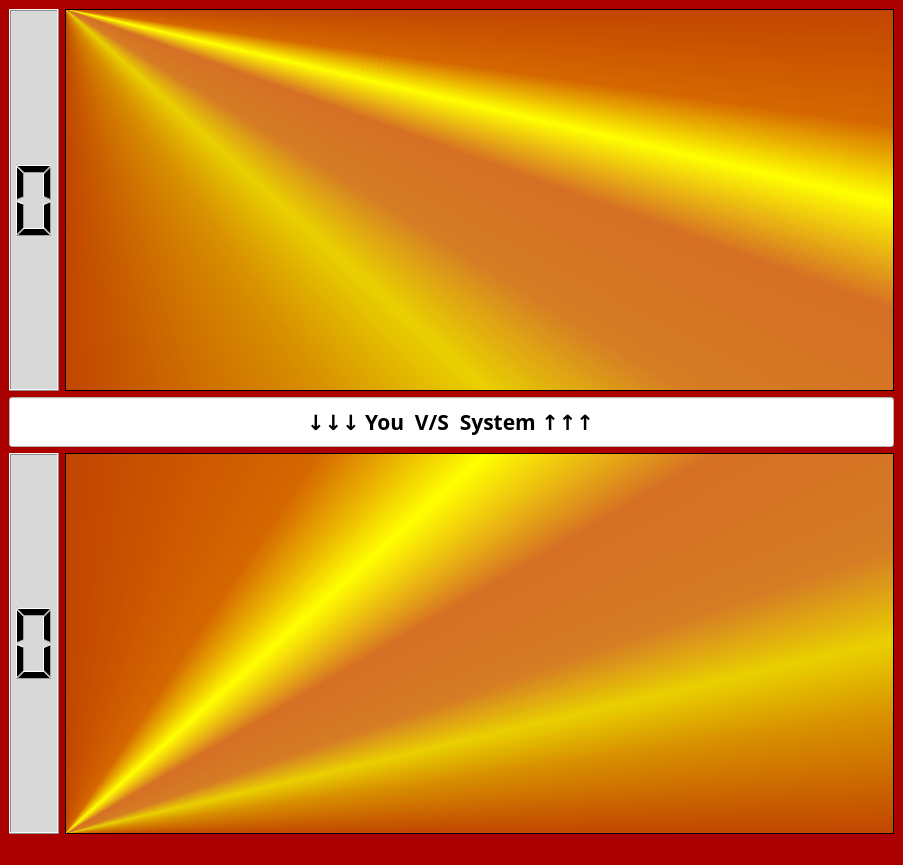
<?xml version="1.0" encoding="UTF-8"?>
<ui version="4.0">
 <class>MainWindow</class>
 <widget class="QMainWindow" name="MainWindow">
  <property name="geometry">
   <rect>
    <x>0</x>
    <y>0</y>
    <width>903</width>
    <height>865</height>
   </rect>
  </property>
  <property name="windowTitle">
   <string>Rock Paper Scissor</string>
  </property>
  <property name="styleSheet">
   <string notr="true">background-color: rgb(170, 0, 0);</string>
  </property>
  <widget class="QWidget" name="centralwidget">
   <layout class="QHBoxLayout" name="horizontalLayout_3">
    <item>
     <layout class="QVBoxLayout" name="verticalLayout">
      <item>
       <layout class="QHBoxLayout" name="horizontalLayout">
        <item>
         <widget class="QLCDNumber" name="lcdNumber">
          <property name="minimumSize">
           <size>
            <width>50</width>
            <height>0</height>
           </size>
          </property>
          <property name="font">
           <font>
            <weight>50</weight>
            <bold>false</bold>
           </font>
          </property>
          <property name="styleSheet">
           <string notr="true">background-color: rgb(216, 216, 216);</string>
          </property>
          <property name="digitCount">
           <number>1</number>
          </property>
          <property name="segmentStyle">
           <enum>QLCDNumber::Filled</enum>
          </property>
         </widget>
        </item>
        <item>
         <spacer name="horizontalSpacer">
          <property name="orientation">
           <enum>Qt::Horizontal</enum>
          </property>
          <property name="sizeType">
           <enum>QSizePolicy::Preferred</enum>
          </property>
          <property name="sizeHint" stdset="0">
           <size>
            <width>0</width>
            <height>0</height>
           </size>
          </property>
         </spacer>
        </item>
        <item>
         <widget class="QTextEdit" name="textEdit">
          <property name="styleSheet">
           <string notr="true">background-color: qconicalgradient(cx:0, cy:0, angle:135, stop:0 rgba(255, 255, 0, 69), stop:0.375 rgba(255, 255, 0, 69), stop:0.423533 rgba(251, 255, 0, 145), stop:0.45 rgba(247, 255, 0, 208), stop:0.477581 rgba(255, 244, 71, 130), stop:0.518717 rgba(255, 218, 71, 130), stop:0.55 rgba(255, 255, 0, 255), stop:0.57754 rgba(255, 203, 0, 130), stop:0.625 rgba(255, 255, 0, 69), stop:1 rgba(255, 255, 0, 69));</string>
          </property>
          <property name="readOnly">
           <bool>true</bool>
          </property>
          <property name="html">
           <string>&lt;!DOCTYPE HTML PUBLIC &quot;-//W3C//DTD HTML 4.0//EN&quot; &quot;http://www.w3.org/TR/REC-html40/strict.dtd&quot;&gt;
&lt;html&gt;&lt;head&gt;&lt;meta name=&quot;qrichtext&quot; content=&quot;1&quot; /&gt;&lt;style type=&quot;text/css&quot;&gt;
p, li { white-space: pre-wrap; }
&lt;/style&gt;&lt;/head&gt;&lt;body style=&quot; font-family:'MS Shell Dlg 2'; font-size:7.8pt; font-weight:400; font-style:normal;&quot;&gt;
&lt;p align=&quot;center&quot; style=&quot; margin-top:0px; margin-bottom:0px; margin-left:0px; margin-right:0px; -qt-block-indent:0; text-indent:0px;&quot;&gt;&lt;img src=&quot;D:\interndev\task-2\banner.png&quot; /&gt;&lt;/p&gt;&lt;/body&gt;&lt;/html&gt;</string>
          </property>
         </widget>
        </item>
       </layout>
      </item>
      <item>
       <widget class="QLineEdit" name="lineEdit">
        <property name="minimumSize">
         <size>
          <width>0</width>
          <height>50</height>
         </size>
        </property>
        <property name="font">
         <font>
          <family>Rockwell</family>
          <pointsize>16</pointsize>
          <weight>75</weight>
          <bold>true</bold>
         </font>
        </property>
        <property name="styleSheet">
         <string notr="true">background-color: rgb(255, 255, 255);
</string>
        </property>
        <property name="text">
         <string>↓↓↓ You  V/S  System ↑↑↑</string>
        </property>
        <property name="alignment">
         <set>Qt::AlignCenter</set>
        </property>
        <property name="readOnly">
         <bool>true</bool>
        </property>
       </widget>
      </item>
      <item>
       <layout class="QHBoxLayout" name="horizontalLayout_2">
        <item>
         <widget class="QLCDNumber" name="lcdNumber_2">
          <property name="minimumSize">
           <size>
            <width>50</width>
            <height>0</height>
           </size>
          </property>
          <property name="styleSheet">
           <string notr="true">background-color: rgb(216, 216, 216);</string>
          </property>
          <property name="digitCount">
           <number>1</number>
          </property>
          <property name="segmentStyle">
           <enum>QLCDNumber::Filled</enum>
          </property>
         </widget>
        </item>
        <item>
         <spacer name="horizontalSpacer_2">
          <property name="orientation">
           <enum>Qt::Horizontal</enum>
          </property>
          <property name="sizeType">
           <enum>QSizePolicy::Preferred</enum>
          </property>
          <property name="sizeHint" stdset="0">
           <size>
            <width>0</width>
            <height>0</height>
           </size>
          </property>
         </spacer>
        </item>
        <item>
         <widget class="QTextEdit" name="textEdit_2">
          <property name="styleSheet">
           <string notr="true">background-color: qconicalgradient(cx:0, cy:1, angle:225, stop:0 rgba(255, 255, 0, 69), stop:0.375 rgba(255, 255, 0, 69), stop:0.423533 rgba(251, 255, 0, 145), stop:0.45 rgba(247, 255, 0, 208), stop:0.477581 rgba(255, 244, 71, 130), stop:0.518717 rgba(255, 218, 71, 130), stop:0.55 rgba(255, 255, 0, 255), stop:0.57754 rgba(255, 203, 0, 130), stop:0.625 rgba(255, 255, 0, 69), stop:1 rgba(255, 255, 0, 69));
</string>
          </property>
          <property name="readOnly">
           <bool>true</bool>
          </property>
          <property name="html">
           <string>&lt;!DOCTYPE HTML PUBLIC &quot;-//W3C//DTD HTML 4.0//EN&quot; &quot;http://www.w3.org/TR/REC-html40/strict.dtd&quot;&gt;
&lt;html&gt;&lt;head&gt;&lt;meta name=&quot;qrichtext&quot; content=&quot;1&quot; /&gt;&lt;style type=&quot;text/css&quot;&gt;
p, li { white-space: pre-wrap; }
&lt;/style&gt;&lt;/head&gt;&lt;body style=&quot; font-family:'MS Shell Dlg 2'; font-size:7.8pt; font-weight:400; font-style:normal;&quot;&gt;
&lt;p align=&quot;center&quot; style=&quot; margin-top:0px; margin-bottom:0px; margin-left:0px; margin-right:0px; -qt-block-indent:0; text-indent:0px;&quot;&gt;&lt;img src=&quot;D:\interndev\task-2\banner.png&quot; /&gt;&lt;/p&gt;&lt;/body&gt;&lt;/html&gt;</string>
          </property>
         </widget>
        </item>
       </layout>
      </item>
     </layout>
    </item>
   </layout>
  </widget>
  <widget class="QMenuBar" name="menubar">
   <property name="geometry">
    <rect>
     <x>0</x>
     <y>0</y>
     <width>903</width>
     <height>26</height>
    </rect>
   </property>
  </widget>
  <widget class="QStatusBar" name="statusbar"/>
 </widget>
 <resources/>
 <connections/>
</ui>
